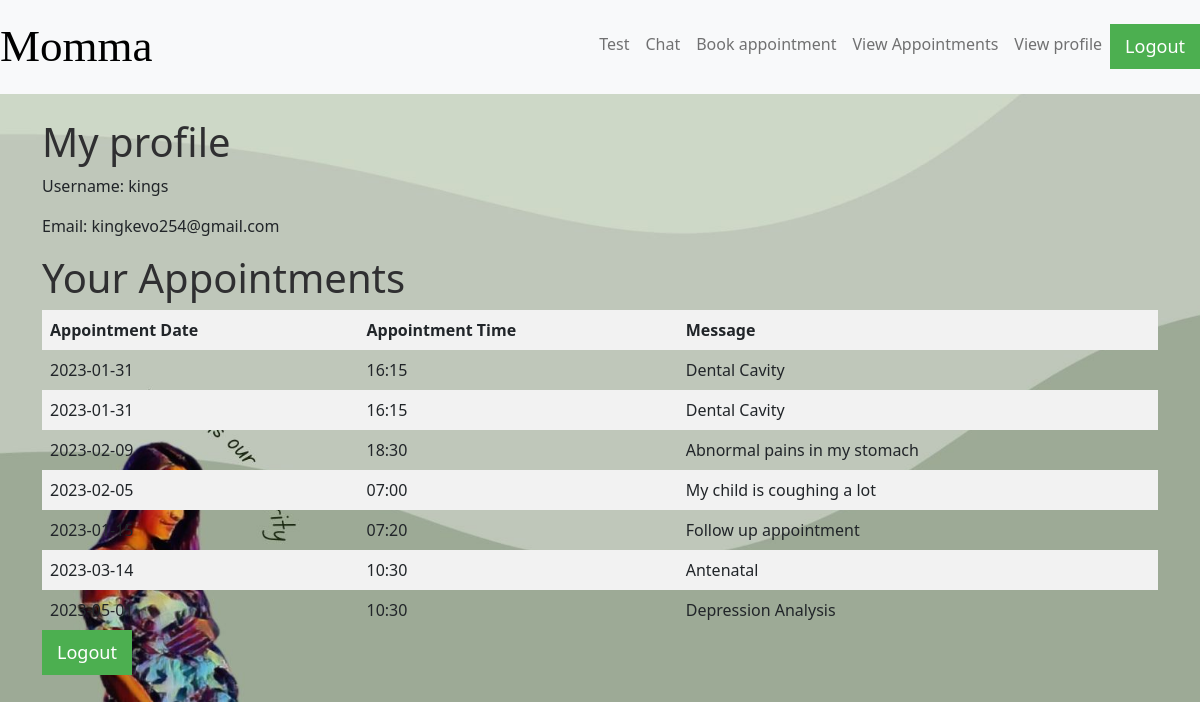
The app's page /profile (signed in) with its own data.
### index/models.py (models this page shows, shortened)
class User(db.Model):
    id = db.Column(db.Integer, primary_key=True)
    username = db.Column(db.String(80), unique=True, nullable=False)
    email = db.Column(db.String(120), unique=True, nullable=False)
    password = db.Column(db.String(120), nullable=False)
    appointments = db.relationship('Appointment', backref='user', lazy=True)

class Appointment(db.Model):
    id = db.Column(db.Integer, primary_key=True)
    name = db.Column(db.String(50), nullable=False)
    email = db.Column(db.String(120), nullable=False)
    date = db.Column(db.String(20), nullable=False)
    time = db.Column(db.String(20), nullable=False)
    message = db.Column(db.Text, nullable=False)
    user_id = db.Column(db.Integer, db.ForeignKey('user.id'), nullable=False)

### index/routes.py (the view)
@app.route("/profile")
def view_profile():
    check_authentication()
    username = session['username']
    user = User.query.filter_by(username=username).first()
    appointments = Appointment.query.filter_by(user_id=user.id)
    return render_template("profile.html", user=user, appointments=appointments)

### index/routes.py (called while the page is built)
def check_authentication():
    if not session.get("logged_in"):
        return redirect(url_for("log_in"))

### index/templates/profile.html
{% extends 'main.html' %}
{% block content %}
<div class="profile">
    <h1>My profile</h1>
    <div class="user-info">
        <p>Username: {{user.username}}</p>
        <p>Email: {{ user.email }}</p>
        <div>
            <h1>Your Appointments</h1>
            <table>
                <thead>
                    <tr>
                        <th>Appointment Date</th>
                        <th>Appointment Time</th>
                        <th>Message</th>
                    </tr>
                </thead>
                <tbody>
                    {% for appointment in appointments %}
                    <tr>
                        <td>{{ appointment.date }}</td>
                        <td>{{ appointment.time }}</td>
                        <td>{{ appointment.message }}</td>
                    </tr>
                    {% endfor %}
                </tbody>
            </table>
        </div>
    </div>
</div>
<a href="{{url_for('logout')}}" onclick="return confirm('Are you sure you want to logout?');">
    <button class="logout-button logout-button:hover">Logout</button>
</a>
{% endblock content %}

### index/static/css/static.css (style rules this page uses)
h1 { font-size: 20px; color: rgb(47, 47, 49); font-weight: bold; }
.logout-button { background-color: #4CAF50; color: white; padding: 9px 15px; margin: 0px 0; border: none; cursor: pointer; font-size: 18px; }
table { width: 100%; border-collapse: collapse; }
th, td { border: 1px solid #dddddd; padding: 8px; text-align: left; }
th { background-color: #f2f2f2; font-weight: bold; }
tr:nth-child(even) { background-color: #f2f2f2; }

### records on screen
User: username "kings", email "kingkevo254@gmail.com"
Appointment: date "2023-01-31", time "16:15", message "Dental Cavity"
Appointment: date "2023-01-31", time "16:15", message "Dental Cavity"
Appointment: date "2023-02-09", time "18:30", message "Abnormal pains in my stomach"
Appointment: date "2023-02-05", time "07:00", message "My child is coughing a lot"
Appointment: date "2023-01-15", time "07:20", message "Follow up appointment"
Appointment: date "2023-03-14", time "10:30", message "Antenatal"
Appointment: date "2023-05-01", time "10:30", message "Depression Analysis"
